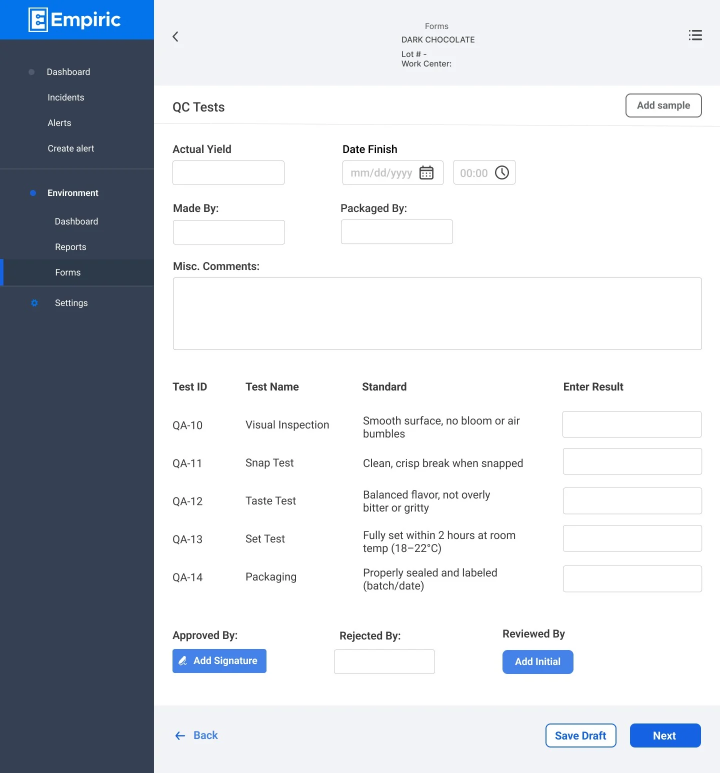
#> input picture assets/procense/screen-qc-tests.webp, 1440 x 1546 px (shown at 1/2 size)
$ python -i frames.py   (imports and definitions only)
#> lines starting #> are read from the running program, lines starting #| are printed output that depends on the picture
import sys; sys.path.insert(0,'.')
from rects import R
from PIL import Image, ImageDraw, ImageFilter
OR=(230,95,46)
def ring(im,b,pad=6,w=3,r=10):
    s=2; W,H=im.size
    ov=Image.new('RGBA',(W*s,H*s),(0,0,0,0)); d=ImageDraw.Draw(ov)
    x0,y0,x1,y1=[v*s for v in b]; p=pad*s
    d.rounded_rectangle((x0-p,y0-p,x1+p,y1+p),radius=r*s,outline=OR+(255,),width=w*s)
    d.rounded_rectangle((x0-p-6,y0-p-6,x1+p+6,y1+p+6),radius=(r+6)*s,outline=OR+(60,),width=6*s)
    ov=ov.resize((W,H),Image.LANCZOS)
    return Image.alpha_composite(im.convert('RGBA'),ov)
def screen(n): return Image.open('figma/'+n+'.png').convert('RGBA')
def hero_frame(im):
    W,H=1920,1080
    bg=Image.new('RGB',(W,H)); d=ImageDraw.Draw(bg)
    a,b=(0x2b,0x3a,0x67),(0x7a,0xae,0xe9)
    for x in range(W):
        pass
    # diagonal gradient
    import numpy as np
    yy,xx=np.mgrid[0:H,0:W]; t=((xx/W)+(yy/H))/2
    arr=np.zeros((H,W,3),dtype=np.uint8)
    for i in range(3): arr[...,i]=(a[i]+(b[i]-a[i])*t).astype(np.uint8)
    bg=Image.fromarray(arr).convert('RGBA')
    h=920; w=round(1440*h/1024)
    sc=im.resize((w,h),Image.LANCZOS)
    m=Image.new('L',(w*2,h*2),0); ImageDraw.Draw(m).rounded_rectangle((0,0,w*2-1,h*2-1),radius=28,fill=255); m=m.resize((w,h),Image.LANCZOS)
    x=(W-w)//2; y=(H-h)//2+0
    sh=Image.new('RGBA',(W,H),(0,0,0,0)); ImageDraw.Draw(sh).rounded_rectangle((x,y+18,x+w,y+h+18),radius=14,fill=(10,20,50,90))
    sh=sh.filter(ImageFilter.GaussianBlur(28)); bg=Image.alpha_composite(bg,sh)
    bg.paste(sc,(x,y),m); return bg.convert('RGB')

>>> import cv2
>>> picture = cv2.imread('../../assets/procense/screen-qc-tests.webp', cv2.IMREAD_GRAYSCALE)
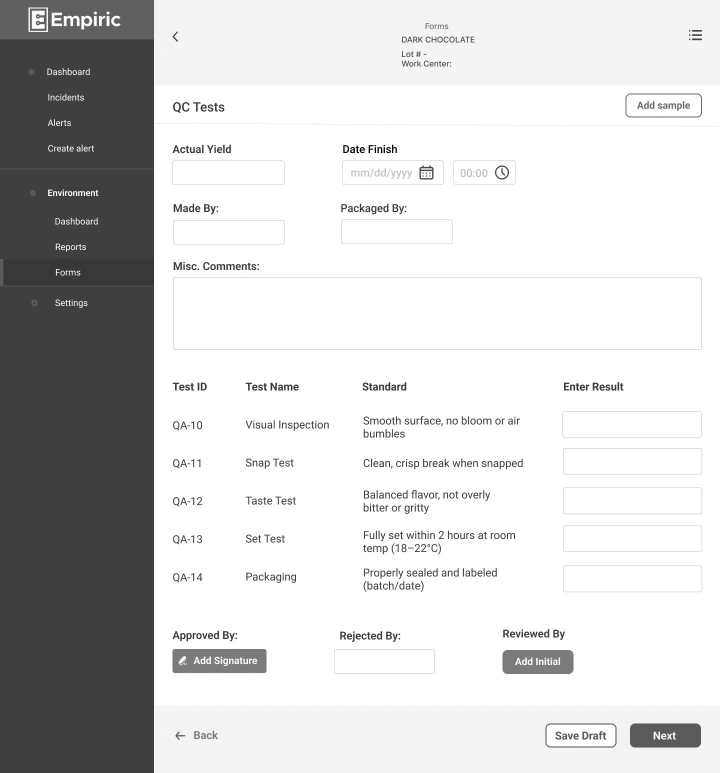
#> picture: shape (1546, 1440) (shown at 1/2 size); min 0, max 255, mean 208.8
>>> result = hero_frame(picture)
#> in hero_frame, `bg = Image.new('RGB', (W, H))`: bg: PIL image 1920x1080 RGB; every value is 0
#> in hero_frame, `bg=Image.fromarray(arr).convert('RGBA')`:
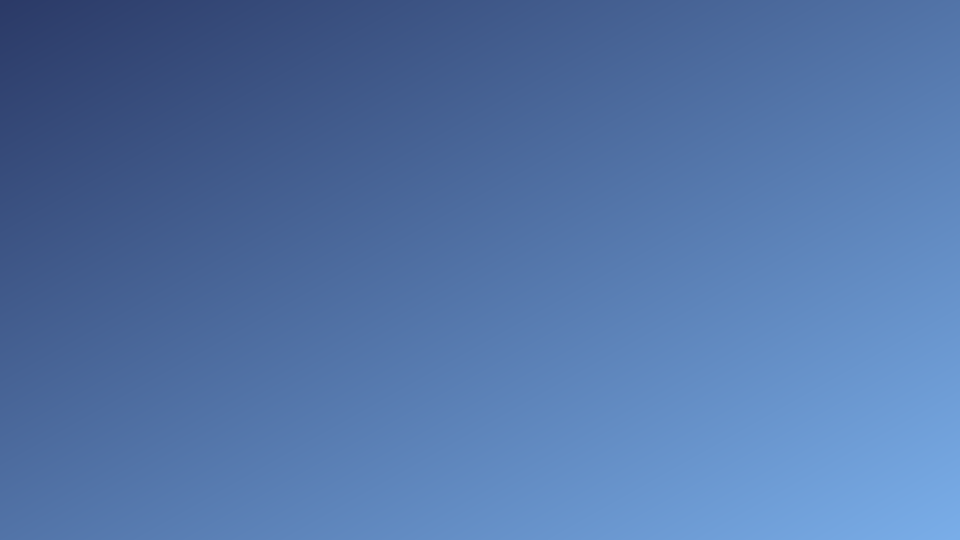
#> bg: PIL image 1920x1080 RGBA (shown at 1/2 size); mean R, G, B, A 82, 115.5, 167.5, 255
#> (the run stopped early here; a loop or call above may not have finished)

$ run again, on assets/procense/screen-sop-step.webp
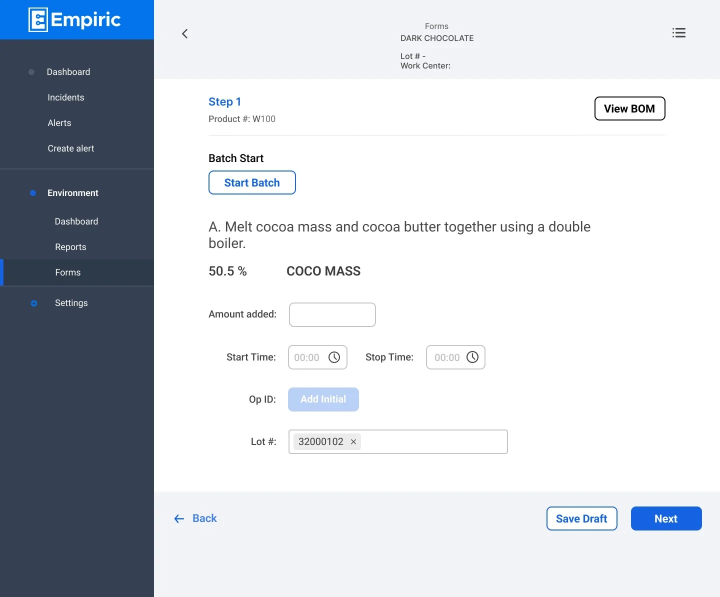
#> input picture assets/procense/screen-sop-step.webp, 1440 x 1193 px (shown at 1/2 size)
#> `picture = cv2.imread('../../assets/procense/screen-qc-tests.webp', cv2..`:
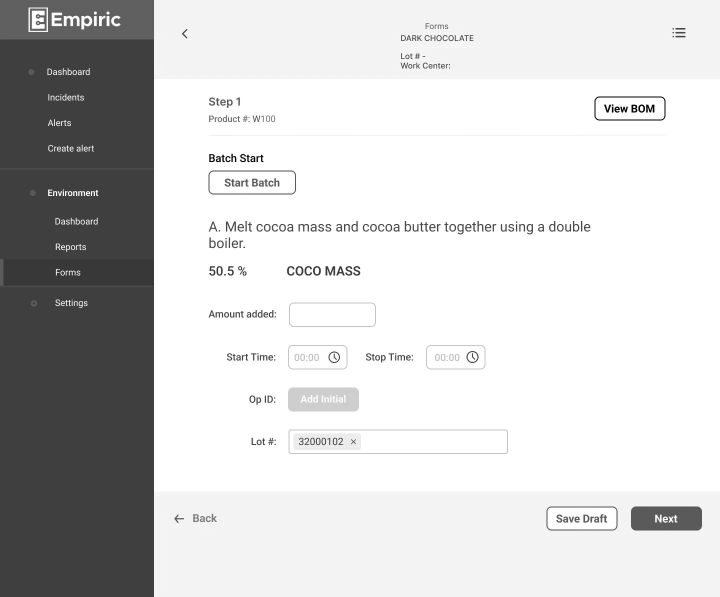
#> picture: shape (1193, 1440) (shown at 1/2 size); min 0, max 255, mean 209.2
